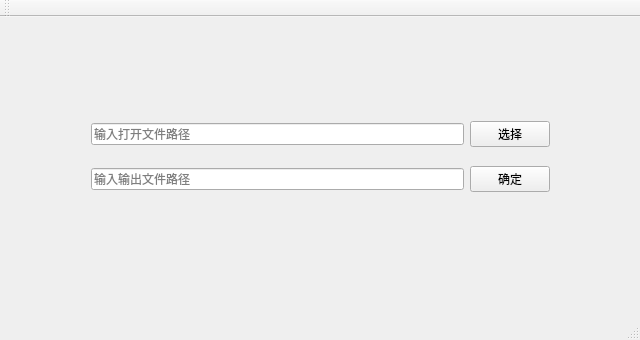
<?xml version="1.0" encoding="UTF-8"?>
<ui version="4.0">
 <class>MainWindow</class>
 <widget class="QMainWindow" name="MainWindow">
  <property name="geometry">
   <rect>
    <x>0</x>
    <y>0</y>
    <width>640</width>
    <height>340</height>
   </rect>
  </property>
  <property name="minimumSize">
   <size>
    <width>640</width>
    <height>340</height>
   </size>
  </property>
  <property name="maximumSize">
   <size>
    <width>640</width>
    <height>340</height>
   </size>
  </property>
  <property name="windowTitle">
   <string>MainWindow</string>
  </property>
  <widget class="QWidget" name="centralWidget">
   <widget class="QWidget" name="layoutWidget">
    <property name="geometry">
     <rect>
      <x>80</x>
      <y>80</y>
      <width>481</width>
      <height>121</height>
     </rect>
    </property>
    <layout class="QVBoxLayout" name="verticalLayout">
     <item>
      <layout class="QHBoxLayout" name="horizontalLayout">
       <item>
        <widget class="QLineEdit" name="le_in">
         <property name="placeholderText">
          <string>输入打开文件路径</string>
         </property>
        </widget>
       </item>
       <item>
        <widget class="QPushButton" name="btn_choose">
         <property name="text">
          <string>选择</string>
         </property>
        </widget>
       </item>
      </layout>
     </item>
     <item>
      <layout class="QHBoxLayout" name="horizontalLayout_2">
       <item>
        <widget class="QLineEdit" name="le_out">
         <property name="placeholderText">
          <string>输入输出文件路径</string>
         </property>
        </widget>
       </item>
       <item>
        <widget class="QPushButton" name="btn_ok">
         <property name="text">
          <string>确定</string>
         </property>
        </widget>
       </item>
      </layout>
     </item>
    </layout>
   </widget>
  </widget>
  <widget class="QMenuBar" name="menuBar">
   <property name="geometry">
    <rect>
     <x>0</x>
     <y>0</y>
     <width>640</width>
     <height>26</height>
    </rect>
   </property>
  </widget>
  <widget class="QToolBar" name="mainToolBar">
   <attribute name="toolBarArea">
    <enum>TopToolBarArea</enum>
   </attribute>
   <attribute name="toolBarBreak">
    <bool>false</bool>
   </attribute>
  </widget>
  <widget class="QStatusBar" name="statusBar"/>
 </widget>
 <layoutdefault spacing="6" margin="11"/>
 <resources/>
 <connections/>
</ui>
